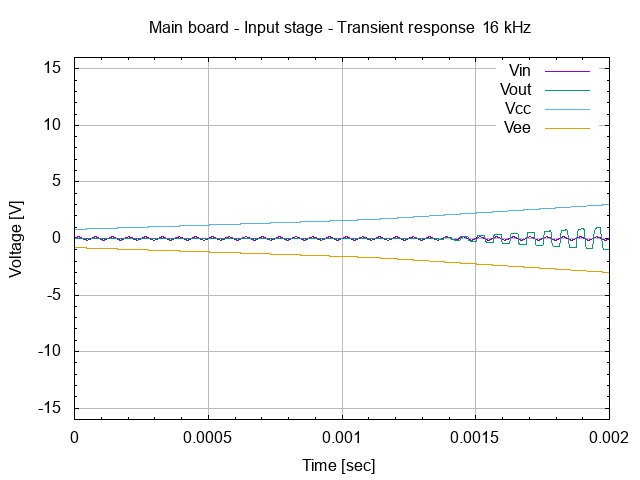

Write the gnuplot code that produced this figure.
# setup terminal
set term png

# setup graph
set output "26.003.00.01.02.02.png"
set title "Main board - Input stage - Transient response @ 16 kHz"

# setup Y-axis
set yrange [-16:16]
set grid ytics lt 1 lw 1 lc rgb "#bbbbbb"
set mytics
set ylabel "Voltage [V]"

# setup X-axis
set grid xtics lt 1 lw 1 lc rgb "#bbbbbb"
set mxtics
set xrange [0:0.002]
set xlabel "Time [sec]"

# setup plot style
set style data lines
plot '26.003.00.01.02.dat' using 1:2 title "Vin", \
     '26.003.00.01.02.dat' using 1:3 title "Vout", \
     '26.003.00.01.02.dat' using 1:4 title "Vcc", \
     '26.003.00.01.02.dat' using 1:5 title "Vee"

# set output back to default
set output

# reset terminal type
set terminal pop
